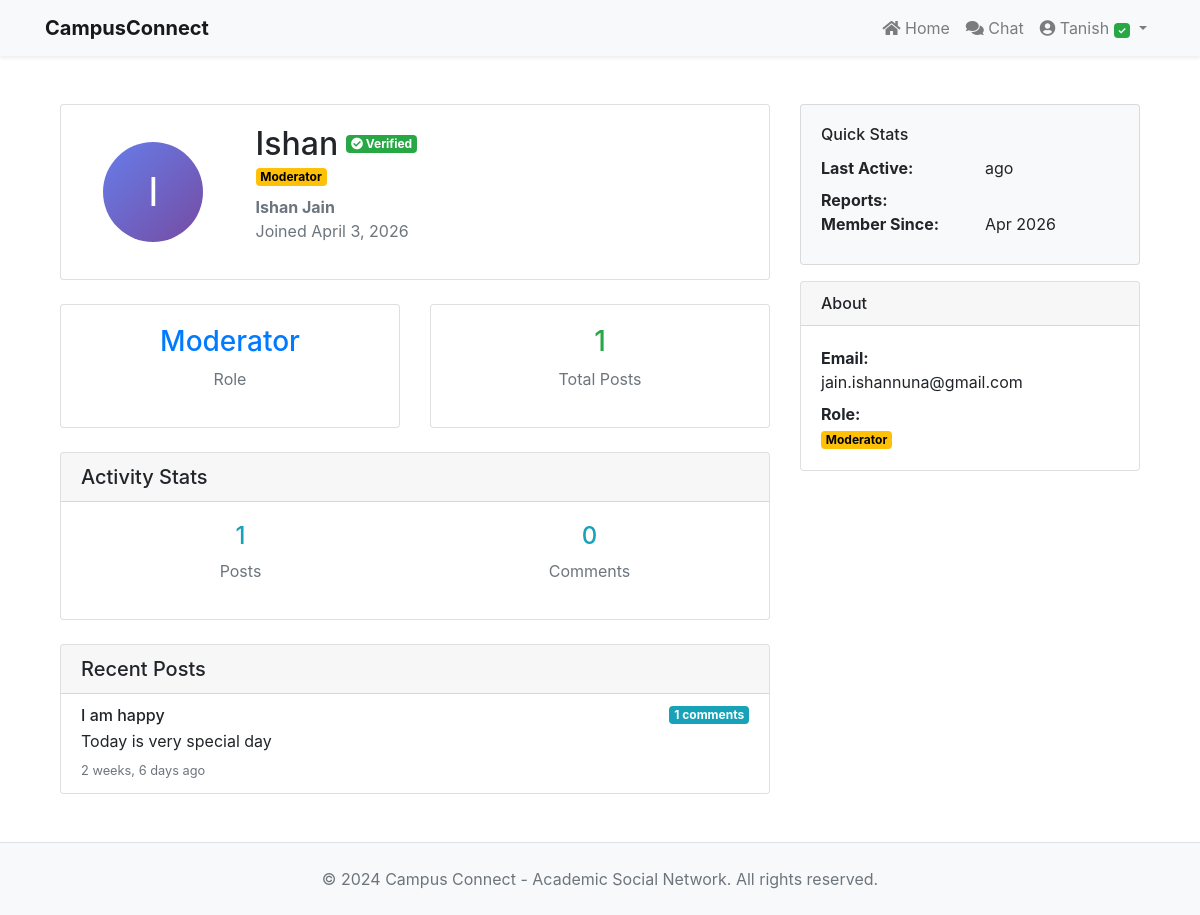
The app's page /user/Ishan/ (signed in) with its own data.
### accounts/models.py (models this page shows, shortened)
class User(AbstractUser):
    role = models.CharField(
        max_length=20,
        choices=ROLE_CHOICES,
        default='student',
        help_text='User role determining permissions and capabilities'
    )
    is_verified = models.BooleanField(
        default=False,
        help_text='Whether the user has verified their college email'
    )
    class Meta:
        ordering = ['-date_joined']
    def is_admin(self):
        return self.role == 'admin'
    def is_moderator(self):
        return self.role in ['moderator', 'admin']

class CommonPost(models.Model):
    author = models.ForeignKey(settings.AUTH_USER_MODEL, on_delete=models.CASCADE, related_name='posts')
    title = models.CharField(max_length=140, blank=True)
    body = models.TextField()
    created_at = models.DateTimeField(auto_now_add=True)
    class Meta:
        ordering = ['-created_at']

### accounts/views.py (the view)
# urls.py: path('user/<str:username>/', views.user_profile, name='user_profile'),
@login_required
def user_profile(request, username=None):
    if username:
        user = get_object_or_404(User, username=username)
    else:
        user = request.user
    posts = CommonPost.objects.filter(author=user).count()
    comments = Comment.objects.filter(author=user).count()
    user_posts = CommonPost.objects.filter(author=user).order_by('-created_at')[:5]
    context = {
        'profile_user': user,
        'posts_count': posts,
        'comments_count': comments,
        'user_posts': user_posts,
        'is_own_profile': (user == request.user),
    }
    return render(request, 'accounts/user_profile.html', context)

### accounts/templates/accounts/user_profile.html (shortened to what this page needs)
{% extends "accounts/layout.html" %}
{% block body %}
<div class="container mt-5">
    <div class="row">
        <div class="col-md-8">
            <div class="card mb-4">
                <div class="card-body">
                    <div class="row align-items-center">
                        <div class="col-md-3 text-center">
                            <div class="rounded-circle" style="width: 100px; height: 100px; background: linear-gradient(135deg, #667eea 0%, #764ba2 100%); margin: 0 auto; display: flex; align-items: center; justify-content: center; color: white; font-size: 40px;">
                                {{ profile_user.username|first|upper }}
                            </div>
                        </div>
                        <div class="col-md-9">
                            <div class="d-flex align-items-center">
                                <h2 class="mb-0">{{ profile_user.username }}</h2>
                                {% if profile_user.is_verified %}
                                <span class="badge badge-success ml-2"><i class="fas fa-check-circle"></i> Verified</span>
                                {% endif %}
                            </div>
                            <p class="text-muted mb-2">
                                {% if profile_user.role == 'admin' %}
                                <span class="badge" style="background-color: #dc3545;">
                                {% elif profile_user.role == 'moderator' %}
                                <span class="badge" style="background-color: #ffc107; color: black;">
                                {% else %}
                                <span class="badge" style="background-color: #28a745;">
                                {% endif %}
                                    {{ profile_user.get_role_display }}
                                </span>
                            </p>
                            <p class="text-muted">
                                <strong>{{ profile_user.first_name }} {{ profile_user.last_name }}</strong><br>
                                Joined {{ profile_user.date_joined|date:"F j, Y" }}
                            </p>
                        </div>
                    </div>
                </div>
            </div>
            <div class="row mb-4">
                <div class="col-md-6">
                    <div class="card text-center">
                        <div class="card-body">
                            <h3 class="text-primary">{{ profile_user.role|title }}</h3>
                            <p class="text-muted">Role</p>
                        </div>
                    </div>
                </div>
                <div class="col-md-6">
                    <div class="card text-center">
                        <div class="card-body">
                            <h3 class="text-success">{{ posts_count }}</h3>
                            <p class="text-muted">Total Posts</p>
                        </div>
                    </div>
                </div>
            </div>
            <div class="card mb-4">
                <div class="card-header">
                    <h5 class="mb-0">Activity Stats</h5>
                </div>
                <div class="card-body">
                    <div class="row text-center">
                        <div class="col-md-6">
                            <h4 class="text-info">{{ posts_count }}</h4>
                            <p class="text-muted">Posts</p>
                        </div>
                        <div class="col-md-6">
                            <h4 class="text-info">{{ comments_count }}</h4>
                            <p class="text-muted">Comments</p>
                        </div>
                    </div>
                </div>
            </div>
            <div class="card">
                <div class="card-header">
                    <h5 class="mb-0">Recent Posts</h5>
                </div>
                <div class="list-group list-group-flush">
                    {% for post in user_posts %}
                    <div class="list-group-item">
                        <div class="d-flex justify-content-between align-items-start">
                            <div class="flex-grow-1">
                                {% if post.title %}
                                <h6 class="mb-1">{{ post.title }}</h6>
                                {% endif %}
                                <p class="mb-1">{{ post.body|truncatewords:20 }}</p>
                                <small class="text-muted">{{ post.created_at|timesince }} ago</small>
                            </div>
                            <span class="badge badge-info">{{ post.comments.count }} comments</span>
                        </div>
                    </div>
                    {% empty %}
                    <div class="list-group-item text-muted text-center py-3">
                        No posts yet.
                    </div>
                    {% endfor %}
                </div>
            </div>
        </div>
        <div class="col-md-4">
            <div class="card mb-3 bg-light">
                <div class="card-body">
                    <h6 class="card-title">Quick Stats</h6>
                    <dl class="row mb-0">
                        <dt class="col-sm-6">Last Active:</dt>
                        <dd class="col-sm-6">{{ ranking.last_activity|timesince }} ago</dd>
                        <dt class="col-sm-6">Reports:</dt>
                        <dd class="col-sm-6">{{ ranking.reports_submitted }}</dd>
                        <dt class="col-sm-6">Member Since:</dt>
                        <dd class="col-sm-6">{{ profile_user.date_joined|date:"M Y" }}</dd>
                    </dl>
                </div>
            </div>
            <div class="card">
                <div class="card-header">
                    <h6 class="card-title mb-0">About</h6>
                </div>
                <div class="card-body">
                    <p class="mb-2">
                        <strong>Email:</strong><br>
                        {{ profile_user.email }}
                    </p>
                    <p class="mb-0">
                        <strong>Role:</strong><br>
                        {% if profile_user.role == 'admin' %}
                        <span class="badge" style="background-color: #dc3545;">
                        {% elif profile_user.role == 'moderator' %}
                        <span class="badge" style="background-color: #ffc107; color: black;">
                        {% else %}
                        <span class="badge" style="background-color: #28a745;">
                        {% endif %}
                            {{ profile_user.get_role_display }}
                        </span>
                    </p>
                </div>
            </div>
        </div>
    </div>
</div>
{% endblock %}

### accounts/templates/accounts/layout.html (shortened to what this page needs)
{% load static %}
<!DOCTYPE html>
<html lang="en">
<head>
    <link rel="stylesheet" href="https://stackpath.bootstrapcdn.com/bootstrap/4.4.1/css/bootstrap.min.css"
>
    <link rel="stylesheet" href="https://cdnjs.cloudflare.com/ajax/libs/font-awesome/5.15.4/css/all.min.css">
</head>
<body>
    <nav class="navbar navbar-expand-lg navbar-light bg-light shadow-sm">
        <div class="container">
            <a href="{% url 'index' %}" class="navbar-brand">
                <strong>CampusConnect</strong>
            </a>
            <div class="collapse navbar-collapse" id="navbarNav">
                <ul class="navbar-nav ml-auto">
                    <li class="nav-item">
                        <a href="{% url 'index' %}" class="nav-link">
                            <i class="fas fa-home"></i> Home
                        </a>
                    </li>
                    {% if user.is_authenticated %}
                        <li class="nav-item">
                            <a href="{% url 'common_chat' %}" class="nav-link">
                                <i class="fas fa-comments"></i> Chat
                            </a>
                        </li>
                        <li class="nav-item dropdown">
                            <a href="#" class="nav-link dropdown-toggle" role="button" data-toggle="dropdown">
                                <i class="fas fa-user-circle"></i> {{ user.username }}
                                {% if user.is_verified %}
                                <span class="badge badge-success" style="font-size: 10px;">✓</span>
                                {% endif %}
                            </a>
                        </li>
                    {% endif %}
                </ul>
            </div>
        </div>
    </nav>
    <main class="container mt-4">
        {% block body %}{% endblock %}
    </main>
    <footer class="bg-light py-4 mt-5 border-top">
        <div class="container text-center text-muted">
            <p class="mb-0">&copy; 2024 Campus Connect - Academic Social Network. All rights reserved.</p>
        </div>
    </footer>
</body>
</html>

### records on screen
User: username "Tanish"
User: username|first "I", username "Ishan", role "Moderator", first_name "Ishan", last_name "Jain", date_joined "April 3, 2026", date_joined "Apr 2026", email "jain.ishannuna@gmail.com"
CommonPost: title "I am happy", body "Today is very special day", created_at "2 weeks, 6 days", comments.count "1"

### other values on screen
{{ posts_count }} "1"
{{ comments_count }} "0"
